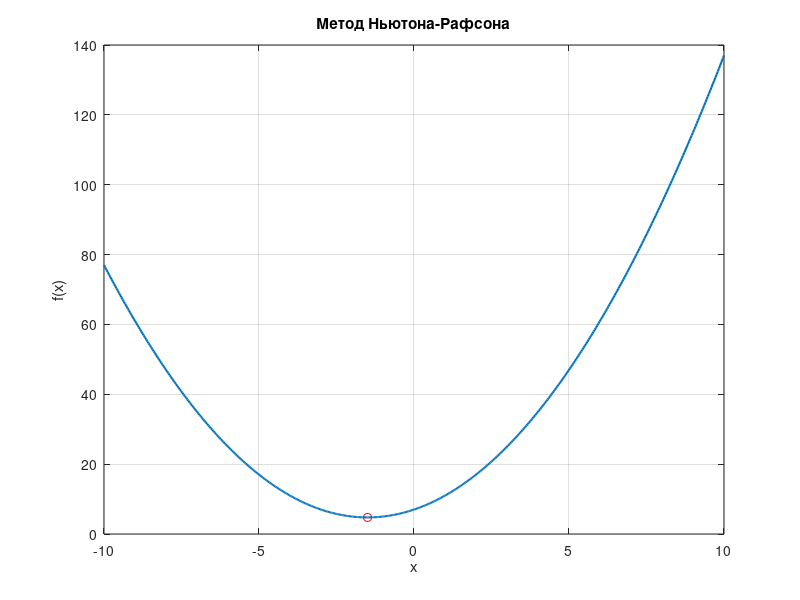

This figure's MATLAB source:
% =========================================================
% ЛР9 — Метод Ньютона-Рафсона (экстремум)
% f(x)=x^2+3x+7
% =========================================================

clear;
clc;
close all;

%% Функция и производные

f  = @(x) x.^2 + 3*x + 7;
df = @(x) 2*x + 3;
d2f = @(x) 2;

%% =========================================================
% Начальное приближение
% =========================================================

x = 10;
eps = 0.001;

max_iter = 100;

iter = 0;

%% =========================================================
% Итерации Ньютона
% =========================================================

while abs(df(x)) > eps && iter < max_iter

    x = x - df(x)/d2f(x);

    iter = iter + 1;

end

xmin = x;
ymin = f(xmin);

%% =========================================================
% График
% =========================================================

x_plot = linspace(-10,10,500);

figure('Visible','off','Name','Ньютон-Рафсон','NumberTitle','off');

plot(x_plot, f(x_plot),'LineWidth',1.5);
grid on;
hold on;

plot(xmin, ymin, 'ro');

title('Метод Ньютона-Рафсона');
xlabel('x');
ylabel('f(x)');

%% =========================================================
% Сохранение
% =========================================================

exportgraphics(gcf,'lab9_newton.png','Resolution',300);
close(gcf);

fileID = fopen('lab9_newton.txt','w');

fprintf(fileID,'ЛР9 - Метод Ньютона-Рафсона\n\n');
fprintf(fileID,'xmin = %.6f\n', xmin);
fprintf(fileID,'f(xmin) = %.6f\n', ymin);
fprintf(fileID,'итераций = %d\n', iter);

fclose(fileID);

disp('Готово: lab9_newton.png и lab9_newton.txt');
